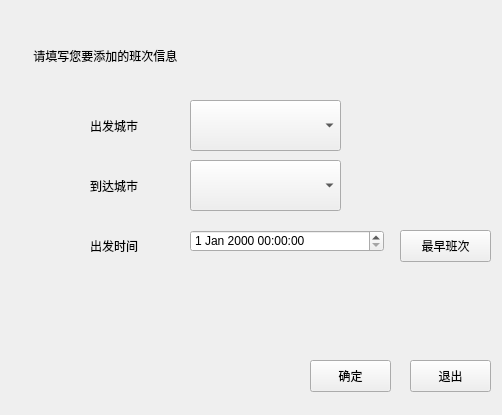
<?xml version="1.0" encoding="UTF-8"?>
<ui version="4.0">
 <class>add</class>
 <widget class="QWidget" name="add">
  <property name="geometry">
   <rect>
    <x>0</x>
    <y>0</y>
    <width>502</width>
    <height>415</height>
   </rect>
  </property>
  <property name="windowTitle">
   <string>Form</string>
  </property>
  <widget class="QPushButton" name="pushButton">
   <property name="geometry">
    <rect>
     <x>310</x>
     <y>360</y>
     <width>81</width>
     <height>32</height>
    </rect>
   </property>
   <property name="text">
    <string>确定</string>
   </property>
  </widget>
  <widget class="QPushButton" name="pushButton_2">
   <property name="geometry">
    <rect>
     <x>410</x>
     <y>360</y>
     <width>81</width>
     <height>32</height>
    </rect>
   </property>
   <property name="text">
    <string>退出</string>
   </property>
  </widget>
  <widget class="QLabel" name="label">
   <property name="geometry">
    <rect>
     <x>30</x>
     <y>40</y>
     <width>171</width>
     <height>31</height>
    </rect>
   </property>
   <property name="text">
    <string> 请填写您要添加的班次信息</string>
   </property>
  </widget>
  <widget class="QLabel" name="label_2">
   <property name="geometry">
    <rect>
     <x>90</x>
     <y>110</y>
     <width>61</width>
     <height>31</height>
    </rect>
   </property>
   <property name="text">
    <string>出发城市</string>
   </property>
  </widget>
  <widget class="QLabel" name="label_3">
   <property name="geometry">
    <rect>
     <x>90</x>
     <y>170</y>
     <width>61</width>
     <height>31</height>
    </rect>
   </property>
   <property name="text">
    <string>到达城市</string>
   </property>
  </widget>
  <widget class="QDateTimeEdit" name="dateTimeEdit">
   <property name="geometry">
    <rect>
     <x>190</x>
     <y>230</y>
     <width>194</width>
     <height>22</height>
    </rect>
   </property>
  </widget>
  <widget class="QLabel" name="label_4">
   <property name="geometry">
    <rect>
     <x>90</x>
     <y>230</y>
     <width>61</width>
     <height>31</height>
    </rect>
   </property>
   <property name="text">
    <string>出发时间</string>
   </property>
  </widget>
  <widget class="QComboBox" name="comboBox2">
   <property name="geometry">
    <rect>
     <x>190</x>
     <y>160</y>
     <width>151</width>
     <height>51</height>
    </rect>
   </property>
  </widget>
  <widget class="QComboBox" name="comboBox1">
   <property name="geometry">
    <rect>
     <x>190</x>
     <y>100</y>
     <width>151</width>
     <height>51</height>
    </rect>
   </property>
  </widget>
  <widget class="QPushButton" name="pushButton_3">
   <property name="geometry">
    <rect>
     <x>400</x>
     <y>230</y>
     <width>91</width>
     <height>32</height>
    </rect>
   </property>
   <property name="text">
    <string>最早班次</string>
   </property>
  </widget>
 </widget>
 <resources/>
 <connections/>
</ui>
